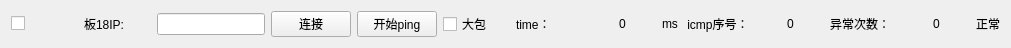
    <widget class="QWidget" name="horizontalLayoutWidget_18">
     <property name="geometry">
      <rect>
       <x>20</x>
       <y>570</y>
       <width>1011</width>
       <height>31</height>
      </rect>
     </property>
     <layout class="QHBoxLayout" name="horizontalLayout_18">
      <item>
       <widget class="QCheckBox" name="ip_enable_18">
        <property name="text">
         <string/>
        </property>
       </widget>
      </item>
      <item>
       <widget class="QLabel" name="label_70">
        <property name="text">
         <string>板18IP:</string>
        </property>
       </widget>
      </item>
      <item>
       <widget class="QLineEdit" name="ip_Text_18">
        <property name="sizePolicy">
         <sizepolicy hsizetype="Fixed" vsizetype="Fixed">
          <horstretch>0</horstretch>
          <verstretch>0</verstretch>
         </sizepolicy>
        </property>
        <property name="alignment">
         <set>Qt::AlignCenter</set>
        </property>
       </widget>
      </item>
      <item>
       <widget class="QPushButton" name="m_pBtnConnect_18">
        <property name="text">
         <string>连接</string>
        </property>
       </widget>
      </item>
      <item>
       <widget class="QPushButton" name="pingButton_18">
        <property name="text">
         <string>开始ping</string>
        </property>
       </widget>
      </item>
      <item>
       <widget class="QCheckBox" name="bigpack_18">
        <property name="text">
         <string>大包</string>
        </property>
       </widget>
      </item>
      <item>
       <widget class="QLabel" name="label_71">
        <property name="text">
         <string>time：</string>
        </property>
       </widget>
      </item>
      <item>
       <widget class="QLabel" name="time_val_18">
        <property name="text">
         <string>0</string>
        </property>
        <property name="alignment">
         <set>Qt::AlignCenter</set>
        </property>
       </widget>
      </item>
      <item>
       <widget class="QLabel" name="label_72">
        <property name="sizePolicy">
         <sizepolicy hsizetype="Fixed" vsizetype="Preferred">
          <horstretch>0</horstretch>
          <verstretch>0</verstretch>
         </sizepolicy>
        </property>
        <property name="text">
         <string>ms</string>
        </property>
       </widget>
      </item>
      <item>
       <widget class="QLabel" name="label_73">
        <property name="text">
         <string> icmp序号：</string>
        </property>
       </widget>
      </item>
      <item>
       <widget class="QLabel" name="icmp_count_18">
        <property name="text">
         <string>0</string>
        </property>
        <property name="alignment">
         <set>Qt::AlignCenter</set>
        </property>
       </widget>
      </item>
      <item>
       <widget class="QLabel" name="error_text_18">
        <property name="text">
         <string>异常次数：</string>
        </property>
       </widget>
      </item>
      <item>
       <widget class="QLabel" name="error_count_18">
        <property name="text">
         <string>0</string>
        </property>
        <property name="alignment">
         <set>Qt::AlignCenter</set>
        </property>
       </widget>
      </item>
      <item>
       <widget class="QLabel" name="status_led_18">
        <property name="sizePolicy">
         <sizepolicy hsizetype="Fixed" vsizetype="Fixed">
          <horstretch>10</horstretch>
          <verstretch>10</verstretch>
         </sizepolicy>
        </property>
        <property name="text">
         <string>正常</string>
        </property>
       </widget>
      </item>
     </layout>
    </widget>
